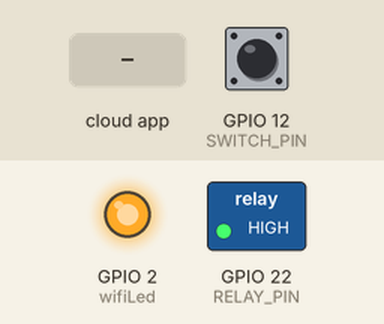
Bench run of a sketch on a simulated ESP32. Parts: switched loads named in the sketch (green lamp = pin HIGH), output pins drawn as LEDs (lit = HIGH). Inputs (shaded band) come from the test bench; at power-on: GPIO 12 (SWITCH_PIN) HIGH. WiFi joins after 1.5 s; servers stay silent unless stated; what the sketch prints to the serial monitor is not drawn.

Above: at 2.7 s.
2.8 s: the phone or cloud app sets SWITCH_ID_HERE to 1
At 3.5 s:
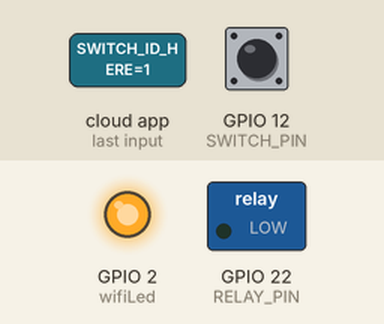
4.3 s: the phone or cloud app sets SWITCH_ID_HERE to 0
At 4.6 s:
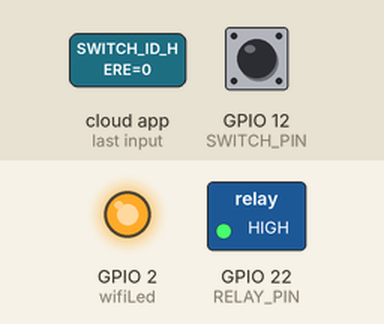
Timing chart, 0 to 7.3 s (numbered marks = the images above; inputs shaded):
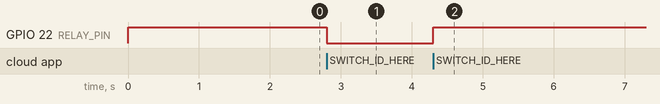

The sketch:

HomeAutomation_ESP32_Google___Alexa_using_Sinric_pro.ino
```cpp
#include <Arduino.h>
#include <WiFi.h>
#include "SinricPro.h"
#include "SinricProSwitch.h"

#define WIFI_SSID         "YOUR-WIFI-NAME"
#define WIFI_PASS         "YOUR-WIFI-PASSWORD"
#define APP_KEY           "YOUR-APP-KEY"      // Should look like "de0bxxxx-1x3x-4x3x-ax2x-5dabxxxxxxxx"
#define APP_SECRET        "YOUR-APP-SECRET"   // Should look like "5f36xxxx-x3x7-4x3x-xexe-e86724a9xxxx-4c4axxxx-3x3x-x5xe-x9x3-333d65xxxxxx"

#define device_ID   "SWITCH_ID_HERE"

#define RELAY_PIN    22 // D22
#define SWITCH_PIN   12 // D12

#define wifiLed   2   //D2

#define BAUD_RATE    9600
#define DEBOUNCE_TIME 250

bool lastSwitchState = true;
unsigned long lastSwitchChange = 0;

bool relayState = false;

bool onPowerState(const String& deviceId, bool &state) {
  relayState = state;
  digitalWrite(RELAY_PIN, !relayState);
  return true;
}


void handleSwitch() {
  unsigned long currentMillis = millis();
  bool switchState = digitalRead(SWITCH_PIN);

  if (switchState != lastSwitchState) {
    if (currentMillis - lastSwitchChange > DEBOUNCE_TIME) {
      if (switchState) {
        relayState = !relayState;  // Toggle the relay state
        digitalWrite(RELAY_PIN, relayState);
        SinricProSwitch &mySwitch = SinricPro[device_ID];
        mySwitch.sendPowerStateEvent(relayState);
      }
      lastSwitchChange = currentMillis;
    }
    lastSwitchState = switchState;
  }
}

void setupWiFi()
{
  Serial.printf("\r\n[Wifi]: Connecting");
  WiFi.begin(WIFI_SSID, WIFI_PASS);

  while (WiFi.status() != WL_CONNECTED)
  {
    Serial.printf(".");
    delay(250);
  }
  digitalWrite(wifiLed, HIGH);
  Serial.printf("connected!\r\n[WiFi]: IP-Address is %s\r\n", WiFi.localIP().toString().c_str());
}

void setupSinricPro() {
  SinricProSwitch& mySwitch = SinricPro[device_ID];
  mySwitch.onPowerState(onPowerState);

  SinricPro.begin(APP_KEY, APP_SECRET);
  SinricPro.restoreDeviceStates(true);
}

void setupRelay() {
  pinMode(RELAY_PIN, OUTPUT);
  digitalWrite(RELAY_PIN,HIGH); // Initialize relay in the OFF state
}

void setupSwitch() {
  pinMode(SWITCH_PIN, INPUT_PULLUP);
}


void setup() {
  Serial.begin(BAUD_RATE);

  pinMode(wifiLed, OUTPUT);
  digitalWrite(wifiLed, LOW);

  setupRelay();
  setupSwitch();
  setupWiFi();
  setupSinricPro();
}


void loop() {
  SinricPro.handle();
  handleSwitch();
}
```

Measured:
- after the input at 2.8 s, GPIO 22 (RELAY_PIN): HIGH → LOW at once
- after the input at 4.3 s, GPIO 22 (RELAY_PIN): LOW → HIGH at once
